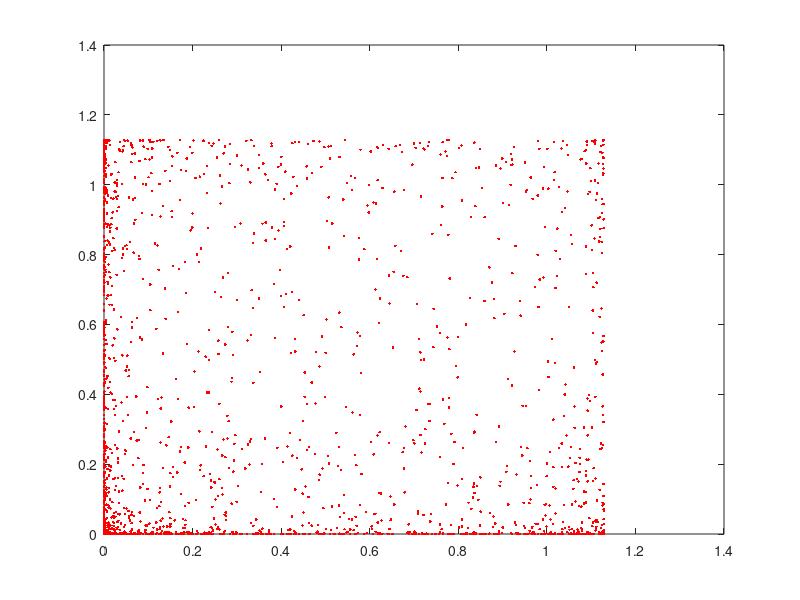

The MATLAB source for this figure:
close all;

sigma = 0.5;

for n=1:2000
%    k(n) = -1 + 0.01*n;
    k(n) = randn;
    
    nx(n) = 1/sqrt(pi*sigma*sigma)*exp(-(k(n)*k(n))/(sigma*sigma));
end

for n=1:2000
%    k(n) = -1 + 0.01*n;
    k(n) = randn;
    
    ny(n) = 1/sqrt(pi*sigma*sigma)*exp(-(k(n)*k(n))/(sigma*sigma));
end


plot(nx,ny,'r.');

